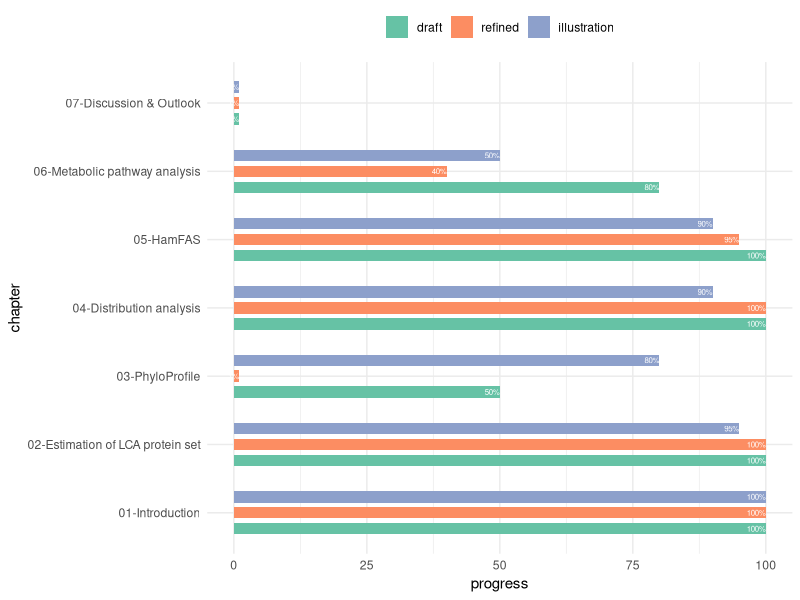
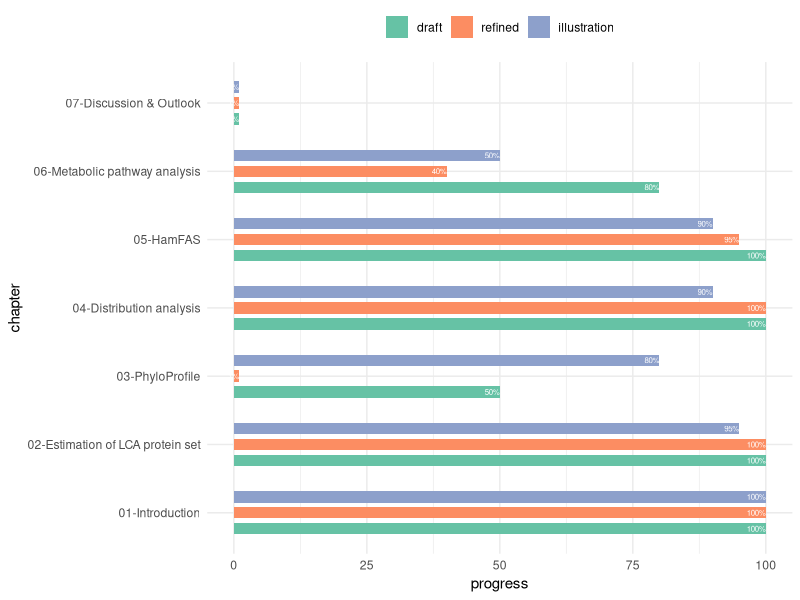

Source code (R) for these figures, in order:
### thesis writing progess
library(ggplot2)
chapter <- rep(c("01-Introduction","02-Estimation of LCA protein set",
                 "03-PhyloProfile",
                 "04-Distribution analysis","05-HamFAS",
                 "06-Metabolic pathway analysis",
                 "07-Discussion & Outlook"), each = 3)
type <- rep(c("draft","refined","illustration"),5)
progress <- c(100,100,100, # chapter 01 Introduction
              100,100,95, # chapter 02 LCA estimation
              50,1,80, # chapter 03 PhyloProfile
              100,100,90, # chapter 04 Distribution analysis
              100,95,90, # chapter 05 HamFAS
              80,40,50, # chapter 06 pathway analysis
              1,1,1 # chapter 07 Discussion & Outlook
              )

df <- as.data.frame(cbind(chapter,type,progress), stringsAsFactors = FALSE)
df$progress <- as.numeric(df$progress)
df$type <- factor(df$type, levels = c("draft","refined","illustration"))

ggplot(df, aes(x = chapter, y = progress)) +
  geom_bar(aes(fill = type), stat = "identity", position = position_dodge(width = 0.7), width = 0.5) +
  geom_text(aes(label = paste0(progress,"%"), group = type), color = "white", size = 2, position = position_dodge(width = 0.7), hjust = 1) +
  coord_flip() +
  theme_minimal() +
  scale_fill_brewer(palette = "Set2") +
  theme(legend.position = "top", legend.title = element_blank())

ggsave("/Users/trvinh/work/thesis/microsporidia/progress.png", width = 20, height = 10, units = "cm")
